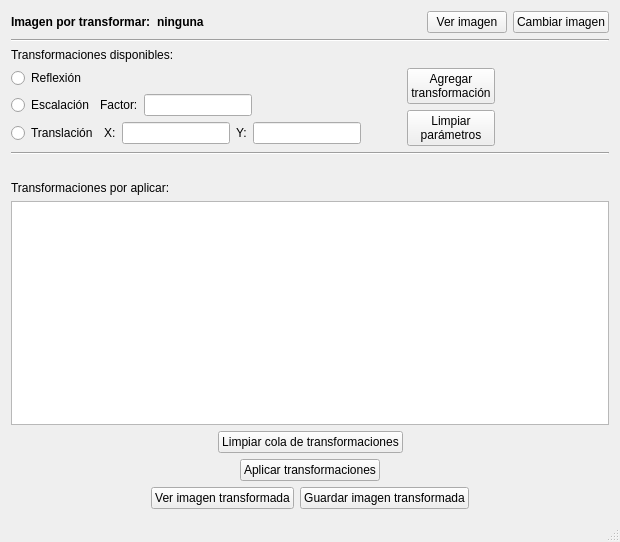
<?xml version="1.0" encoding="UTF-8"?>
<ui version="4.0">
 <class>SITVGWindow</class>
 <widget class="QMainWindow" name="SITVGWindow">
  <property name="geometry">
   <rect>
    <x>0</x>
    <y>0</y>
    <width>620</width>
    <height>542</height>
   </rect>
  </property>
  <property name="windowTitle">
   <string>SITVG Viewer</string>
  </property>
  <widget class="QWidget" name="centralWidget">
   <layout class="QVBoxLayout" name="verticalLayout_2">
    <item>
     <layout class="QHBoxLayout" name="horizontalLayout_6">
      <item>
       <widget class="QLabel" name="label_7">
        <property name="font">
         <font>
          <weight>75</weight>
          <bold>true</bold>
         </font>
        </property>
        <property name="text">
         <string>Imagen por transformar:</string>
        </property>
       </widget>
      </item>
      <item>
       <widget class="QLabel" name="fileNameLabel">
        <property name="sizePolicy">
         <sizepolicy hsizetype="MinimumExpanding" vsizetype="Preferred">
          <horstretch>0</horstretch>
          <verstretch>0</verstretch>
         </sizepolicy>
        </property>
        <property name="font">
         <font>
          <weight>75</weight>
          <bold>true</bold>
         </font>
        </property>
        <property name="text">
         <string>ninguna</string>
        </property>
       </widget>
      </item>
      <item>
       <widget class="QPushButton" name="viewBaseButton">
        <property name="sizePolicy">
         <sizepolicy hsizetype="Fixed" vsizetype="Fixed">
          <horstretch>0</horstretch>
          <verstretch>0</verstretch>
         </sizepolicy>
        </property>
        <property name="text">
         <string>Ver imagen</string>
        </property>
       </widget>
      </item>
      <item>
       <widget class="QPushButton" name="changeFileButton">
        <property name="sizePolicy">
         <sizepolicy hsizetype="Fixed" vsizetype="Fixed">
          <horstretch>0</horstretch>
          <verstretch>0</verstretch>
         </sizepolicy>
        </property>
        <property name="text">
         <string>Cambiar imagen</string>
        </property>
       </widget>
      </item>
     </layout>
    </item>
    <item>
     <widget class="Line" name="line">
      <property name="orientation">
       <enum>Qt::Horizontal</enum>
      </property>
     </widget>
    </item>
    <item>
     <layout class="QHBoxLayout" name="horizontalLayout_5">
      <item>
       <layout class="QVBoxLayout" name="verticalLayout">
        <item>
         <widget class="QLabel" name="label_4">
          <property name="text">
           <string>Transformaciones disponibles:</string>
          </property>
         </widget>
        </item>
        <item>
         <layout class="QHBoxLayout" name="horizontalLayout_3">
          <item>
           <layout class="QVBoxLayout" name="verticalLayout_11">
            <item>
             <layout class="QHBoxLayout" name="horizontalLayout_4">
              <item>
               <widget class="QRadioButton" name="reflectionSelect">
                <property name="text">
                 <string>Reflexión</string>
                </property>
               </widget>
              </item>
              <item>
               <spacer name="horizontalSpacer_2">
                <property name="orientation">
                 <enum>Qt::Horizontal</enum>
                </property>
                <property name="sizeHint" stdset="0">
                 <size>
                  <width>40</width>
                  <height>20</height>
                 </size>
                </property>
               </spacer>
              </item>
             </layout>
            </item>
            <item>
             <layout class="QHBoxLayout" name="horizontalLayout_2">
              <item>
               <widget class="QRadioButton" name="scalingSelect">
                <property name="text">
                 <string>Escalación</string>
                </property>
               </widget>
              </item>
              <item>
               <widget class="QLabel" name="label_5">
                <property name="text">
                 <string>Factor:</string>
                </property>
               </widget>
              </item>
              <item>
               <widget class="QLineEdit" name="factorLineEdit">
                <property name="sizePolicy">
                 <sizepolicy hsizetype="Fixed" vsizetype="Fixed">
                  <horstretch>0</horstretch>
                  <verstretch>0</verstretch>
                 </sizepolicy>
                </property>
               </widget>
              </item>
              <item>
               <spacer name="horizontalSpacer_3">
                <property name="orientation">
                 <enum>Qt::Horizontal</enum>
                </property>
                <property name="sizeHint" stdset="0">
                 <size>
                  <width>40</width>
                  <height>20</height>
                 </size>
                </property>
               </spacer>
              </item>
             </layout>
            </item>
            <item>
             <layout class="QHBoxLayout" name="horizontalLayout">
              <item>
               <widget class="QRadioButton" name="translationSelect">
                <property name="text">
                 <string>Translación</string>
                </property>
               </widget>
              </item>
              <item>
               <widget class="QLabel" name="label">
                <property name="text">
                 <string>X:</string>
                </property>
               </widget>
              </item>
              <item>
               <widget class="QLineEdit" name="xLineEdit">
                <property name="sizePolicy">
                 <sizepolicy hsizetype="Fixed" vsizetype="Fixed">
                  <horstretch>0</horstretch>
                  <verstretch>0</verstretch>
                 </sizepolicy>
                </property>
               </widget>
              </item>
              <item>
               <widget class="QLabel" name="label_2">
                <property name="text">
                 <string>Y:</string>
                </property>
               </widget>
              </item>
              <item>
               <widget class="QLineEdit" name="yLineEdit">
                <property name="sizePolicy">
                 <sizepolicy hsizetype="Fixed" vsizetype="Fixed">
                  <horstretch>0</horstretch>
                  <verstretch>0</verstretch>
                 </sizepolicy>
                </property>
               </widget>
              </item>
              <item>
               <spacer name="horizontalSpacer_8">
                <property name="orientation">
                 <enum>Qt::Horizontal</enum>
                </property>
                <property name="sizeHint" stdset="0">
                 <size>
                  <width>40</width>
                  <height>20</height>
                 </size>
                </property>
               </spacer>
              </item>
             </layout>
            </item>
           </layout>
          </item>
          <item>
           <layout class="QVBoxLayout" name="verticalLayout_3">
            <item>
             <widget class="QPushButton" name="addButton">
              <property name="sizePolicy">
               <sizepolicy hsizetype="Fixed" vsizetype="Fixed">
                <horstretch>0</horstretch>
                <verstretch>0</verstretch>
               </sizepolicy>
              </property>
              <property name="text">
               <string>Agregar
transformación</string>
              </property>
             </widget>
            </item>
            <item>
             <widget class="QPushButton" name="cleanParamButton">
              <property name="text">
               <string>Limpiar
parámetros</string>
              </property>
             </widget>
            </item>
           </layout>
          </item>
         </layout>
        </item>
       </layout>
      </item>
      <item>
       <spacer name="horizontalSpacer">
        <property name="orientation">
         <enum>Qt::Horizontal</enum>
        </property>
        <property name="sizeHint" stdset="0">
         <size>
          <width>40</width>
          <height>20</height>
         </size>
        </property>
       </spacer>
      </item>
      <item>
       <spacer name="horizontalSpacer_4">
        <property name="orientation">
         <enum>Qt::Horizontal</enum>
        </property>
        <property name="sizeHint" stdset="0">
         <size>
          <width>40</width>
          <height>20</height>
         </size>
        </property>
       </spacer>
      </item>
     </layout>
    </item>
    <item>
     <widget class="Line" name="line_2">
      <property name="orientation">
       <enum>Qt::Horizontal</enum>
      </property>
     </widget>
    </item>
    <item>
     <widget class="QLabel" name="label_6">
      <property name="text">
       <string/>
      </property>
     </widget>
    </item>
    <item>
     <widget class="QLabel" name="label_3">
      <property name="text">
       <string>Transformaciones por aplicar:</string>
      </property>
     </widget>
    </item>
    <item>
     <widget class="QListView" name="listView"/>
    </item>
    <item>
     <layout class="QHBoxLayout" name="horizontalLayout_8">
      <item>
       <spacer name="horizontalSpacer_6">
        <property name="orientation">
         <enum>Qt::Horizontal</enum>
        </property>
        <property name="sizeHint" stdset="0">
         <size>
          <width>40</width>
          <height>20</height>
         </size>
        </property>
       </spacer>
      </item>
      <item>
       <widget class="QPushButton" name="cleanListButton">
        <property name="text">
         <string>Limpiar cola de transformaciones</string>
        </property>
       </widget>
      </item>
      <item>
       <spacer name="horizontalSpacer_5">
        <property name="orientation">
         <enum>Qt::Horizontal</enum>
        </property>
        <property name="sizeHint" stdset="0">
         <size>
          <width>40</width>
          <height>20</height>
         </size>
        </property>
       </spacer>
      </item>
     </layout>
    </item>
    <item>
     <layout class="QHBoxLayout" name="horizontalLayout_9">
      <item>
       <spacer name="horizontalSpacer_9">
        <property name="orientation">
         <enum>Qt::Horizontal</enum>
        </property>
        <property name="sizeHint" stdset="0">
         <size>
          <width>40</width>
          <height>20</height>
         </size>
        </property>
       </spacer>
      </item>
      <item>
       <widget class="QPushButton" name="applyButton">
        <property name="text">
         <string>Aplicar transformaciones</string>
        </property>
       </widget>
      </item>
      <item>
       <spacer name="horizontalSpacer_7">
        <property name="orientation">
         <enum>Qt::Horizontal</enum>
        </property>
        <property name="sizeHint" stdset="0">
         <size>
          <width>40</width>
          <height>20</height>
         </size>
        </property>
       </spacer>
      </item>
     </layout>
    </item>
    <item>
     <layout class="QHBoxLayout" name="horizontalLayout_10">
      <item>
       <spacer name="horizontalSpacer_10">
        <property name="orientation">
         <enum>Qt::Horizontal</enum>
        </property>
        <property name="sizeHint" stdset="0">
         <size>
          <width>40</width>
          <height>20</height>
         </size>
        </property>
       </spacer>
      </item>
      <item>
       <widget class="QPushButton" name="viewTransButtom">
        <property name="text">
         <string>Ver imagen transformada</string>
        </property>
       </widget>
      </item>
      <item>
       <widget class="QPushButton" name="saveButton">
        <property name="text">
         <string>Guardar imagen transformada</string>
        </property>
       </widget>
      </item>
      <item>
       <spacer name="horizontalSpacer_11">
        <property name="orientation">
         <enum>Qt::Horizontal</enum>
        </property>
        <property name="sizeHint" stdset="0">
         <size>
          <width>40</width>
          <height>20</height>
         </size>
        </property>
       </spacer>
      </item>
     </layout>
    </item>
   </layout>
  </widget>
  <widget class="QStatusBar" name="statusBar"/>
  <action name="actionOpen_File">
   <property name="text">
    <string>Open file</string>
   </property>
  </action>
  <action name="actionClose_File">
   <property name="text">
    <string>Close current file</string>
   </property>
  </action>
  <action name="actionClose">
   <property name="text">
    <string>Exit</string>
   </property>
   <property name="whatsThis">
    <string/>
   </property>
  </action>
  <action name="actionExit">
   <property name="text">
    <string>Exit</string>
   </property>
  </action>
  <action name="actionSITVG_V_conversor_help">
   <property name="text">
    <string>SITVG V conversor help</string>
   </property>
  </action>
  <action name="actionWindow_help">
   <property name="text">
    <string>Ayuda</string>
   </property>
  </action>
  <action name="actionChange_file">
   <property name="text">
    <string>Change file</string>
   </property>
  </action>
  <action name="actionCambiar_archivo">
   <property name="text">
    <string>Cambiar archivo</string>
   </property>
  </action>
  <action name="actionSalir">
   <property name="text">
    <string>Salir</string>
   </property>
  </action>
  <action name="actionAyuda">
   <property name="text">
    <string>Ayuda</string>
   </property>
  </action>
  <action name="actionVolver_al_men_principal">
   <property name="text">
    <string>Volver al menú principal</string>
   </property>
  </action>
 </widget>
 <layoutdefault spacing="6" margin="11"/>
 <resources/>
 <connections/>
</ui>
